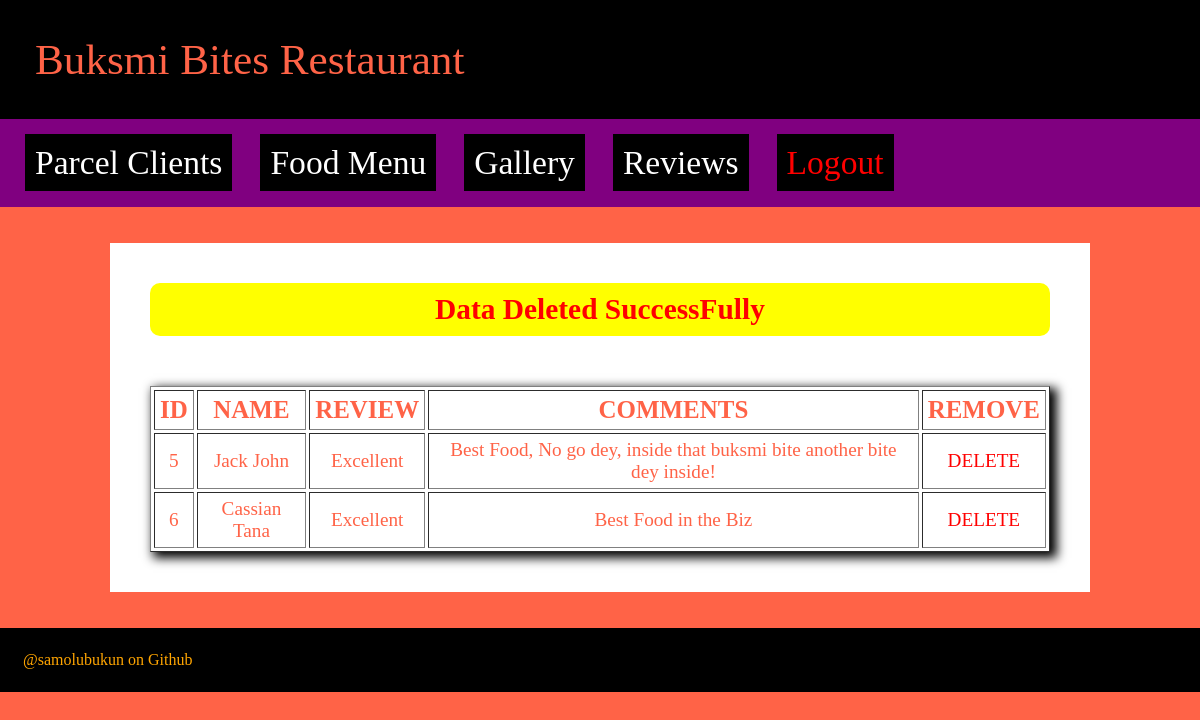
/admin/delreview.php, run on the app's committed database.
### tables this page shows
CREATE TABLE `review` (
  `id` bigint(12) NOT NULL,
  `name` varchar(100) NOT NULL,
  `review` varchar(100) NOT NULL,
  `description` text NOT NULL
);

### admin/delreview.php (the view, shortened to what this page needs)
<?php include "header.php"; ?>
<?php include "connect.php"; ?>
<div class="content">
	<?php
		$a = $_GET['a'];
		mysqli_query($con,"delete from review where id='$a'");
	?>
		<div style="color: red; font-size: 1.4em; font-weight: bold; border-radius:10px; background-color: yellow; padding: 10px; text-align: center;">Data Deleted SuccessFully</div>
		<br><br>
	<table border=1 width="100%" cellspacing="3" cellpadding="5" style="box-shadow: 5px 4px 10px 2px;">
		<tr>
			<th>ID</th><th>NAME</th><th>REVIEW</th><th>COMMENTS</th><th>REMOVE</th>
		</tr>
		<?php
			$s = mysqli_query($con,"select * from review");
			while($r = mysqli_fetch_array($s))
			{
			?>
				<tr align=center>
					<td><?php echo $r['id']; ?></td>
					<td><?php echo $r['name']; ?></td>
					<td><?php echo $r['review']; ?></td>
					<td><?php echo $r['description']; ?></td>
					<td><a href="delreview.php?a=<?php echo $r['id']; ?>" class="del">DELETE</a></td>
				</tr>
		<?php
			}
		?>
	</table>
</div>
<?php include "footer.php"; ?>

### admin/style2.css (style rules this page uses)
.content { background-color: white; font-size:21px; width: 75%; margin: 0 auto; padding: 40px; }
.del { color: red; }
tr { color: tomato; }
th { color: blue; font-size: 1.2em; }

### admin/delreview.php (style rules this page uses)
tr { font-size: 1.2em; }
th { color: tomato; font-size: 1.3em; }
.del { color: red; text-decoration: none; }

### data on the page
review: id "5", name "Jack John", review "Excellent", description "Best Food, No go dey, inside that buksmi bite another bite dey inside!"
review: id "6", name "Cassian Tana", review "Excellent", description "Best Food in the Biz"
